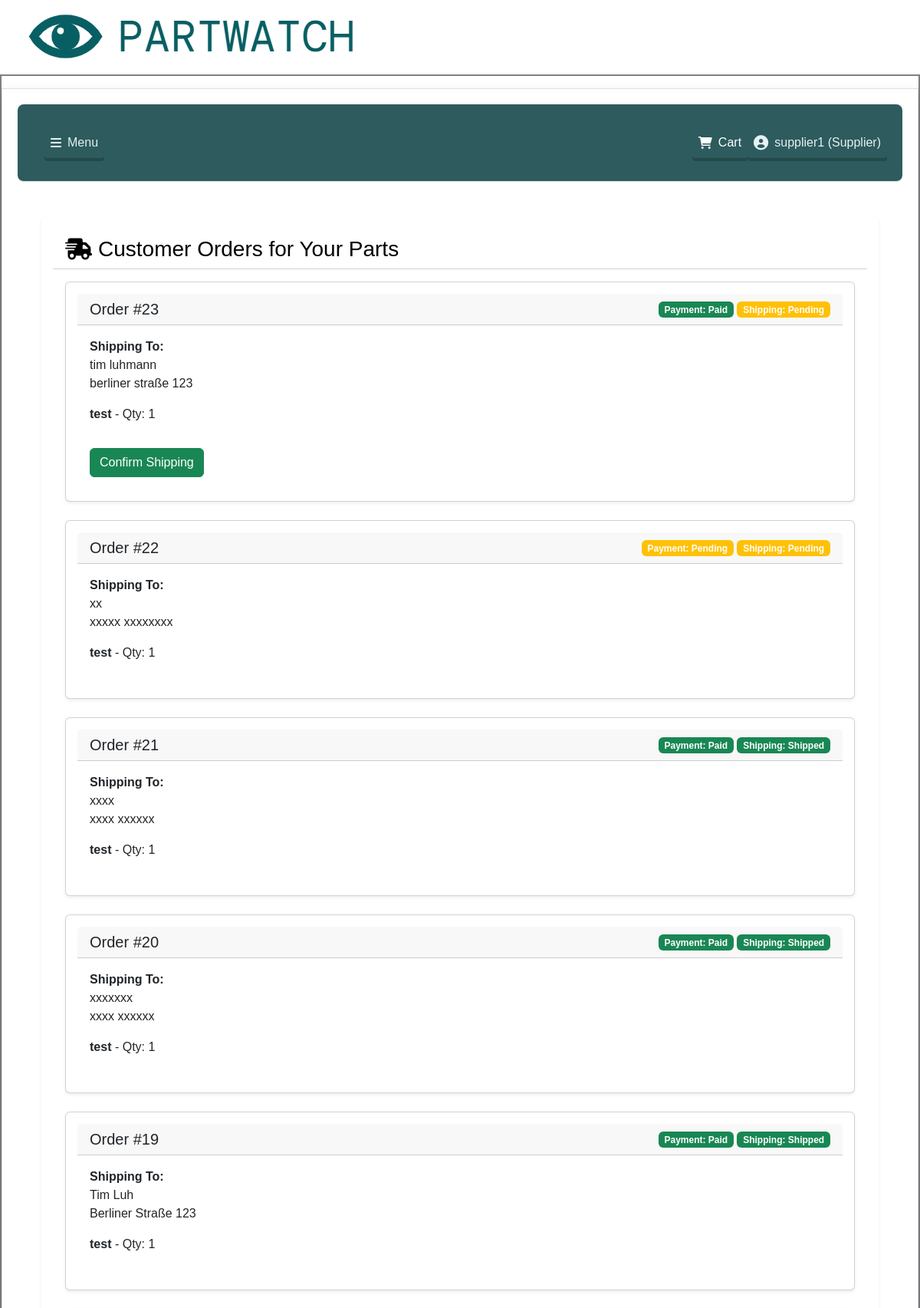
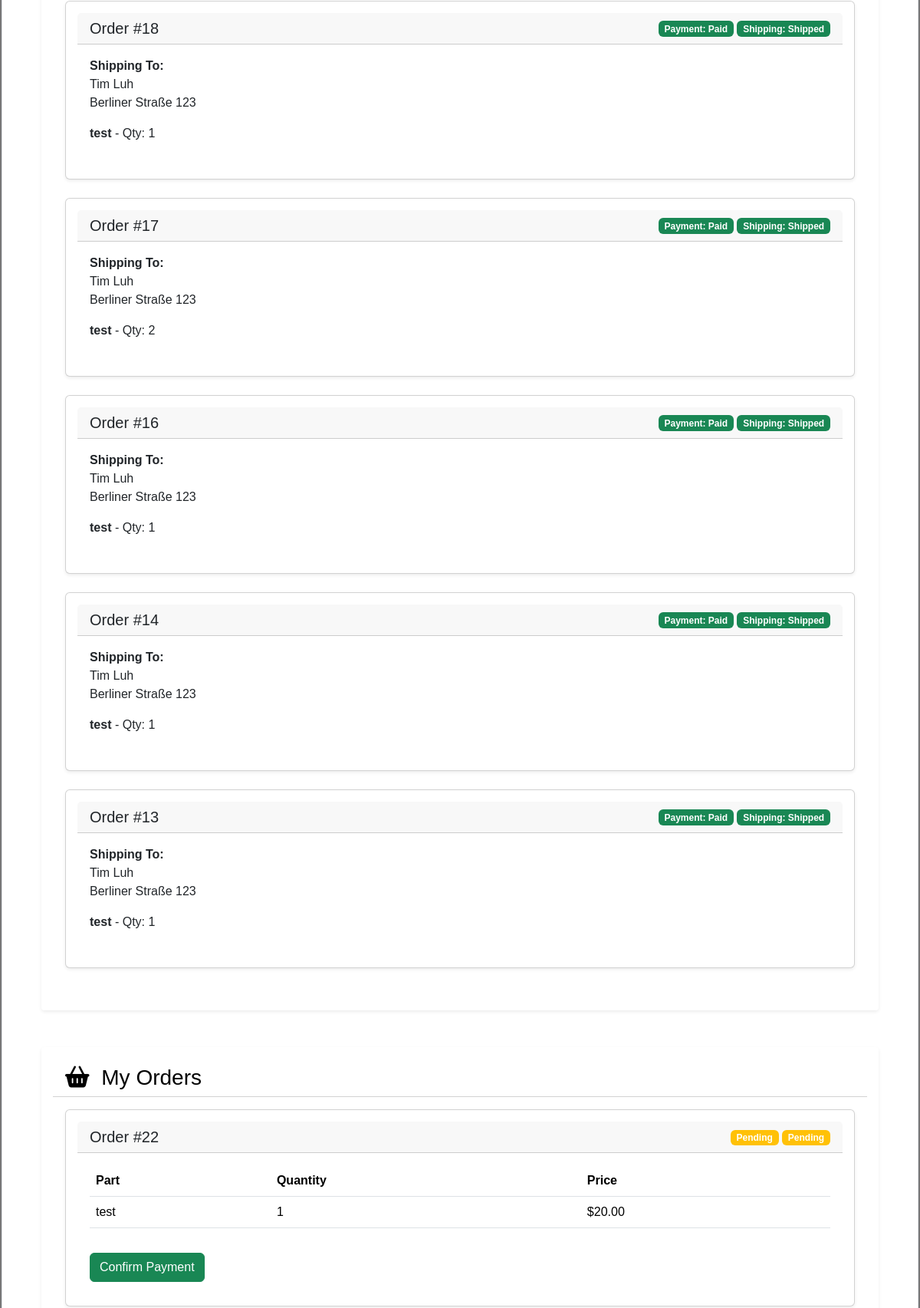
Screenshot of /my_orders (signed in, upper part) with the database file from the repository (2 pictures, top to bottom).
### models.py (models this page shows, shortened)
class User(db.Model, UserMixin):
    id = db.Column(db.Integer, primary_key=True)
    username = db.Column(db.String(150), unique=True, nullable=False)
    email = db.Column(db.String(150), unique=True, nullable=False)
    password = db.Column(db.String(200), nullable=False)
    role = db.Column(db.String(50), nullable=False)

class Order(db.Model):
    id = db.Column(db.Integer, primary_key=True)
    user_id = db.Column(db.Integer, db.ForeignKey('user.id'), nullable=False)
    user = db.relationship('User', backref=db.backref('orders', lazy=True))
    order_date = db.Column(db.DateTime, nullable=False, default=datetime.utcnow)
    total_amount = db.Column(db.Float, nullable=False)
    payment_status = db.Column(db.String(20), nullable=False, default='pending')
    payment_reference = db.Column(db.String(100), nullable=True)
    payment_date = db.Column(db.DateTime, nullable=True)
    shipping_name = db.Column(db.String(150), nullable=True)
    shipping_address = db.Column(db.Text, nullable=True)
    shipping_status = db.Column(db.String(20), nullable=False, default='pending')
    completion_status = db.Column(db.String(20), nullable=False, default='pending')
    purchases = db.relationship('Purchase', back_populates='order', lazy=True)

class Purchase(db.Model):
    id = db.Column(db.Integer, primary_key=True)
    order_id = db.Column(db.Integer, db.ForeignKey('order.id'), nullable=True)
    order = db.relationship('Order', back_populates='purchases', lazy=True)
    part_id = db.Column(db.Integer, db.ForeignKey('part.id'), nullable=False)
    part = db.relationship('Part', back_populates='purchases', lazy=True)
    user_id = db.Column(db.Integer, db.ForeignKey('user.id'), nullable=False)
    user = db.relationship('User', backref=db.backref('purchases', lazy=True))
    quantity = db.Column(db.Integer, nullable=False)
    total_price = db.Column(db.Float, nullable=False)
    purchase_date = db.Column(db.DateTime, nullable=False, default=datetime.utcnow)

class Part(db.Model):
    id = db.Column(db.Integer, primary_key=True)
    name = db.Column(db.String(150), nullable=False)
    supplier_id = db.Column(db.Integer, db.ForeignKey('user.id'), nullable=False)
    supplier = db.relationship('User', backref=db.backref('parts', lazy=True, cascade="all, delete-orphan"))
    price = db.Column(db.Float, nullable=False)
    availability = db.Column(db.String(100), nullable=False)
    quantity = db.Column(db.Integer, nullable=False)
    delivery = db.Column(db.String(100), nullable=False)
    image = db.Column(db.String(200), nullable=True)
    description = db.Column(db.Text, nullable=False)
    manufacturer = db.Column(db.String(100), nullable=False)
    model = db.Column(db.String(100), nullable=False)
    deleted = db.Column(db.Boolean, default=False)  # Soft delete flag
    purchases = db.relationship('Purchase', back_populates='part', lazy=True, cascade="all, delete-orphan")

### app.py (the view)
@app.route('/my_orders')
@login_required
def my_orders():
    orders = Order.query.filter_by(user_id=current_user.id).order_by(Order.order_date.desc()).all()
    supplier_orders = []
    if current_user.role == 'supplier':
        supplier_orders = (Order.query
            .join(Purchase)
            .join(Part)
            .filter(Part.supplier_id == current_user.id)
            .order_by(Order.order_date.desc())
            .distinct()
            .all())
    return render_template('my_orders.html',
                         orders=orders,
                         supplier_orders=supplier_orders)

### app.py (called while the page is built)
@login_manager.user_loader
def load_user(user_id):
    return User.query.get(int(user_id))

### templates/my_orders.html (shortened to what this page needs)
{% extends "base.html" %}
{% block CONTENT %}
<div class="container mt-5">
    {% if current_user.role == 'supplier' and supplier_orders %}
        <div class="card border-0 shadow-sm card-orders mb-5">
            <div class="card-header card-orders-header">
                <h3 class="mb-0 d-flex align-items-center">
                    <i class="fas fa-shipping-fast me-2"></i> Customer Orders for Your Parts
                </h3>
            </div>
            <div class="card-body">
                {% for order in supplier_orders %}
                    <div class="card mb-4 shadow-sm">
                        <div class="card-header d-flex justify-content-between align-items-center">
                            <h5 class="mb-0">Order #{{ order.id }}</h5>
                            <div>
                                <span class="badge {% if order.payment_status == 'pending' %}bg-warning{% else %}bg-success{% endif %}">
                                    Payment: {{ order.payment_status|capitalize }}
                                </span>
                                <span class="badge {% if order.shipping_status == 'pending' %}bg-warning{% else %}bg-success{% endif %}">
                                    Shipping: {{ order.shipping_status|capitalize }}
                                </span>
                            </div>
                        </div>
                        <div class="card-body">
                            <p><strong>Shipping To:</strong><br>
                            {{ order.shipping_name }}<br>
                            {{ order.shipping_address }}</p>
                            {% for purchase in order.purchases %}
                                {% if purchase.part.supplier_id == current_user.id %}
                                    <p><strong>{{ purchase.part.name }}</strong> - Qty: {{ purchase.quantity }}</p>
                                {% endif %}
                            {% endfor %}
                            {% if order.payment_status == 'paid' and order.shipping_status == 'pending' %}
                                {% for purchase in order.purchases %}
                                    {% if purchase.part.supplier_id == current_user.id %}
                                        <form method="POST" action="{{ url_for('confirm_shipping', order_id=order.id) }}">
                                            <button type="submit" class="btn btn-success mt-3">
                                                Confirm Shipping
                                            </button>
                                        </form>
                                    {% endif %}
                                {% endfor %}
                            {% endif %}
                        </div>
                    </div>
                {% endfor %}
            </div>
        </div>
    {% endif %}
    <div class="card border-0 shadow-sm card-orders">
        <div class="card-header card-orders-header">
            <h3 class="mb-0"><i class="fas fa-shopping-basket me-2"></i> My Orders</h3>
        </div>
        <div class="card-body">
            {% if orders %}
                {% for order in orders %}
                    <div class="card mb-4 shadow-sm">
                        <div class="card-header d-flex justify-content-between align-items-center">
                            <h5 class="mb-0">Order #{{ order.id }}</h5>
                            <div>
                                <span class="badge {% if order.payment_status == 'pending' %}bg-warning{% else %}bg-success{% endif %}">
                                    {{ order.payment_status|capitalize }}
                                </span>
                                <span class="badge {% if order.shipping_status == 'pending' %}bg-warning{% else %}bg-success{% endif %}">
                                    {{ order.shipping_status|capitalize }}
                                </span>
                            </div>
                        </div>
                        <div class="card-body">
                            <div class="table-responsive">
                                <table class="table">
                                    <thead>
                                        <tr>
                                            <th>Part</th>
                                            <th>Quantity</th>
                                            <th>Price</th>
                                        </tr>
                                    </thead>
                                    <tbody>
                                        {% for purchase in order.purchases %}
                                        <tr>
                                            <td>{{ purchase.part.name }}</td>
                                            <td>{{ purchase.quantity }}</td>
                                            <td>${{ "%.2f"|format(purchase.total_price) }}</td>
                                        </tr>
                                        {% endfor %}
                                    </tbody>
                                </table>
                            </div>
                            {% if order.payment_status == 'pending' and order.user_id == current_user.id %}
                                <form method="POST" action="{{ url_for('confirm_payment', order_id=order.id) }}">
                                    <button type="submit" class="btn btn-success mt-3">Confirm Payment</button>
                                </form>
                            {% endif %}
                        </div>
                    </div>
                {% endfor %}
            {% else %}
                <div class="alert alert-info">You have no orders yet.</div>
            {% endif %}
        </div>
    </div>
</div>
{% endblock %}

### templates/base.html (shortened to what this page needs)
<!doctype html>
<html lang="en">
<head>
    {{ bootstrap.load_css() }}
    <link rel="stylesheet" href="{{ url_for('static', filename='css/style.css') }}">
    <link rel="stylesheet" href="https://cdnjs.cloudflare.com/ajax/libs/font-awesome/6.0.0-beta3/css/all.min.css">
</head>
<body>
    <header>
        <a href="{{ url_for('index') }}">
            <img src="{{ url_for('static', filename='images/logo.png') }}" alt="Logo" class="logo">
        </a>
    </header>
    <div class="main-container">
        <div class="container-fluid border shadow pb-3 my-3">
            <nav class="navbar navbar-expand-xl border-bottom mb-3" style="background: #2d5b5e; border-radius: 8px;">
                <div class="container-fluid px-0">
                    <div class="collapse navbar-collapse" id="navbarSupportedContent">
                        <ul class="navbar-nav w-100">
                            {% if current_user.is_authenticated %}
                                <li class="nav-item dropdown">
                                    <a class="nav-link custom-button" id="hoverDropdown">
                                        <i class="fas fa-bars"></i>
                                        <span>Menu</span>
                                    </a>
                                </li>
                                <li class="nav-item ms-auto">
                                    <a class="nav-link custom-button" href="{{ url_for('cart') }}">
                                        <i class="fas fa-shopping-cart cart-icon"></i>
                                        <span class="cart-text">Cart</span>
                                    </a>
                                </li>
                                <li class="nav-item">
                                    <a class="nav-link custom-button profile-link" href="{{ url_for('profile') }}">
                                        <i class="fas fa-user-circle user-icon"></i>
                                        <span>{{ current_user.username }} ({{ current_user.role | capitalize }})</span>
                                    </a>
                                </li>
                            {% else %}
                                <li class="nav-item">
                                    <a class="nav-link custom-button fs-4 fw-bold text-light py-2 px-3" href="{{ url_for('login') }}">
                                        <i class="fas fa-sign-in-alt"></i> Login
                                    </a>
                                </li>
                            {% endif %}
                        </ul>
                    </div>
                </div>
            </nav>
            <main>
                <div class="container">
                {% block CONTENT %}{% endblock %}
                </div>
            </main>
        </div>
    </div>
</body>
</html>

### static/css/style.css (style rules this page uses)
:root { --primary-color: #2d5b5e; --primary-light: #597f82; --text-light: #e6f1f2; --border-color: #808080; --blue-color: #1e90ff; --blue-light: #63b8ff; --spacing-sm: 8px; --spacing-md: 12px; --spacing-lg: 16px; --border-radius: 4px; --transition-default: all 0.3s ease; }
body { font-family: sans-serif; margin: 0; padding: 0; box-sizing: border-box; }
.container-fluid { padding: 20px; }
.main-container { border: 2px solid var(--border-color); padding: 0; }
.navbar { margin-bottom: 20px; padding: 10px 20px; }
.card { margin-bottom: 20px; padding: 15px; }
a { color: var(--primary-color); text-decoration: none; }
.custom-button, .btn-blue, .btn-primary, .btn-yellow, .btn-red { padding: var(--spacing-sm) var(--spacing-md); border-radius: var(--border-radius); transition: var(--transition-default); display: inline-flex; align-items: center; gap: var(--spacing-sm); position: relative; border: none; box-shadow: 0 4px 0px rgba(0, 0, 0, 0.2); }
.custom-button, .btn-primary { background-color: var(--primary-color); color: var(--text-light) !important; box-shadow: 0 4px 0px rgba(0, 0, 0, 0.2); transition: transform 0.2s ease, box-shadow 0.2s ease; }
.nav-item.dropdown { position: relative; display: inline-block; margin-right: auto; margin-left: 15px; }
.nav-item.dropdown > a:after { content: ''; position: absolute; bottom: -10px; left: 0; width: 100%; height: 10px; }
.profile-link { color: var(--text-light) !important; padding: var(--spacing-sm) var(--spacing-md); border-radius: var(--border-radius); transition: var(--transition-default); display: inline-flex; align-items: center; gap: var(--spacing-sm); position: relative; }
.profile-link::after { content: ''; position: absolute; bottom: 2px; left: 30px; right: var(--spacing-md); height: 1px; background-color: var(--text-light); transform: scaleX(0); transition: transform 0.3s ease; }
.profile-link .user-icon { font-size: 1.2em; transition: transform 0.3s ease; }
.cart-icon, .cart-text { color: white; }
.card-orders { background-color: white; color: black; border-radius: var(--border-radius); }
.card-orders-header { background-color: white; color: black; border-radius: var (--border-radius) var(--border-radius) 0 0; }

### rows the page displays
User: username "supplier1", role "Supplier"
Order: id "23", payment_status "Paid", shipping_status "Pending", shipping_name "tim luhmann", shipping_address "berliner straße 123"
Purchase: part.name "test", quantity "1"
Order: id "22", payment_status "Pending", shipping_status "Pending", shipping_name "xx", shipping_address "xxxxx xxxxxxxx"
Purchase: part.name "test", quantity "1", total_price "20.00"
Order: id "21", payment_status "Paid", shipping_status "Shipped", shipping_name "xxxx", shipping_address "xxxx xxxxxx"
Purchase: part.name "test", quantity "1"
Order: id "20", payment_status "Paid", shipping_status "Shipped", shipping_name "xxxxxxx", shipping_address "xxxx xxxxxx"
Purchase: part.name "test", quantity "1"
Order: id "19", payment_status "Paid", shipping_status "Shipped", shipping_name "Tim Luh", shipping_address "Berliner Straße 123"
Purchase: part.name "test", quantity "1"
Order: id "18", payment_status "Paid", shipping_status "Shipped", shipping_name "Tim Luh", shipping_address "Berliner Straße 123"
Purchase: part.name "test", quantity "1"
Order: id "17", payment_status "Paid", shipping_status "Shipped", shipping_name "Tim Luh", shipping_address "Berliner Straße 123"
Purchase: part.name "test", quantity "2"
Order: id "16", payment_status "Paid", shipping_status "Shipped", shipping_name "Tim Luh", shipping_address "Berliner Straße 123"
Purchase: part.name "test", quantity "1"
Order: id "14", payment_status "Paid", shipping_status "Shipped", shipping_name "Tim Luh", shipping_address "Berliner Straße 123"
Purchase: part.name "test", quantity "1"
Order: id "13", payment_status "Paid", shipping_status "Shipped", shipping_name "Tim Luh", shipping_address "Berliner Straße 123"
Purchase: part.name "test", quantity "1"
